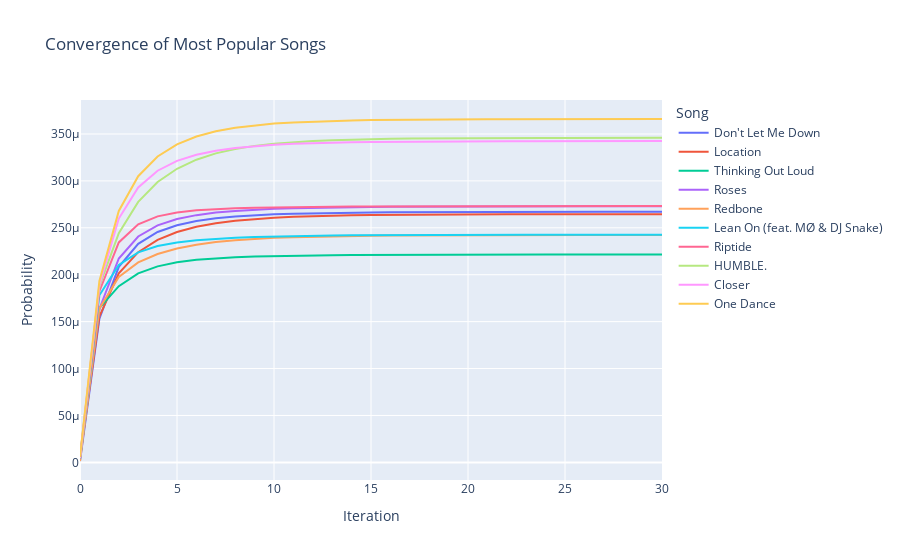

Write notebook code for a chart like this one.
### Code cell
n = 10

popularity = np.sum(transition_matrix, axis=0)
top_n_indices = np.argsort(popularity.A1)[-n:]

init = np.random.rand(1, num_songs)
init = init / np.sum(init)
probs = [init]
p = csr_matrix(init)

damping = True
if damping:
    damping_factor = 0.85
    random_jump_vector = csr_matrix(np.ones(num_songs)/num_songs)
    for i in tqdm(range(30)):
        p = damping_factor * np.dot(p, transition_matrix) + (1 - damping_factor) * random_jump_vector
        probs.append(p)
else:
    for i in tqdm(range(30)):
        p = np.dot(p, transition_matrix)
        probs.append(p)


plot_data = []
for i in top_n_indices:
    song_name = song_data_map[list(song_relationships)[i]]["song_name"]
    for step_num, step in enumerate(probs):
        plot_data.append({'Iteration': step_num, 'Probability': step[0, i], 'Song': song_name})

df = pd.DataFrame(plot_data)
fig = px.line(df, x='Iteration', y='Probability', color='Song', title='Convergence of Most Popular Songs')
fig.show()

### Figure 1 — Plotly figure (JSON) as saved in the notebook; plotly's stock layout.template omitted (floating-point values rounded to 4 significant figures)
{"data": [{"hovertemplate": "Song=Don't Let Me Down<br>Iteration=%{x}<br>Probability=%{y}<extra></extra>", "legendgroup": "Don't Let Me Down", "line": {"color": "#636efa", "dash": "solid"}, "marker": {"symbol": "circle"}, "mode": "lines", "name": "Don't Let Me Down", "orientation": "v", "showlegend": true, "type": "scatter", "x": [0, 1, 2, 3, 4, 5, 6, 7, 8, 9, 10, 11, 12, 13, 14, 15, 16, 17, 18, 19, 20, 21, 22, 23, 24, 25, 26, 27, 28, 29, 30], "xaxis": "x", "y": [1.48e-06, 0.0001532, 0.0002085, 0.000233, 0.0002456, 0.0002528, 0.0002572, 0.0002601, 0.0002621, 0.0002634, 0.0002644, 0.000265, 0.0002655, 0.0002659, 0.0002662, 0.0002664, 0.0002666, 0.0002667, 0.0002668, 0.0002668, 0.0002669, 0.0002669, 0.000267, 0.000267, 0.000267, 0.000267, 0.0002671, 0.0002671, 0.0002671, 0.0002671, 0.0002671], "yaxis": "y"}, {"hovertemplate": "Song=Location<br>Iteration=%{x}<br>Probability=%{y}<extra></extra>", "legendgroup": "Location", "line": {"color": "#EF553B", "dash": "solid"}, "marker": {"symbol": "circle"}, "mode": "lines", "name": "Location", "orientation": "v", "showlegend": true, "type": "scatter", "x": [0, 1, 2, 3, 4, 5, 6, 7, 8, 9, 10, 11, 12, 13, 14, 15, 16, 17, 18, 19, 20, 21, 22, 23, 24, 25, 26, 27, 28, 29, 30], "xaxis": "x", "y": [5.043e-06, 0.0001555, 0.0002016, 0.000224, 0.0002371, 0.0002455, 0.0002511, 0.0002549, 0.0002576, 0.0002595, 0.0002608, 0.0002618, 0.0002625, 0.000263, 0.0002634, 0.0002636, 0.0002638, 0.000264, 0.0002641, 0.0002642, 0.0002643, 0.0002643, 0.0002644, 0.0002644, 0.0002644, 0.0002644, 0.0002645, 0.0002645, 0.0002645, 0.0002645, 0.0002645], "yaxis": "y"}, {"hovertemplate": "Song=Thinking Out Loud<br>Iteration=%{x}<br>Probability=%{y}<extra></extra>", "legendgroup": "Thinking Out Loud", "line": {"color": "#00cc96", "dash": "solid"}, "marker": {"symbol": "circle"}, "mode": "lines", "name": "Thinking Out Loud", "orientation": "v", "showlegend": true, "type": "scatter", "x": [0, 1, 2, 3, 4, 5, 6, 7, 8, 9, 10, 11, 12, 13, 14, 15, 16, 17, 18, 19, 20, 21, 22, 23, 24, 25, 26, 27, 28, 29, 30], "xaxis": "x", "y": [3.372e-06, 0.0001644, 0.0001878, 0.0002015, 0.0002089, 0.0002132, 0.0002159, 0.0002176, 0.0002187, 0.0002195, 0.00022, 0.0002204, 0.0002207, 0.0002209, 0.000221, 0.0002212, 0.0002213, 0.0002213, 0.0002214, 0.0002214, 0.0002215, 0.0002215, 0.0002215, 0.0002215, 0.0002215, 0.0002216, 0.0002216, 0.0002216, 0.0002216, 0.0002216, 0.0002216], "yaxis": "y"}, {"hovertemplate": "Song=Roses<br>Iteration=%{x}<br>Probability=%{y}<extra></extra>", "legendgroup": "Roses", "line": {"color": "#ab63fa", "dash": "solid"}, "marker": {"symbol": "circle"}, "mode": "lines", "name": "Roses", "orientation": "v", "showlegend": true, "type": "scatter", "x": [0, 1, 2, 3, 4, 5, 6, 7, 8, 9, 10, 11, 12, 13, 14, 15, 16, 17, 18, 19, 20, 21, 22, 23, 24, 25, 26, 27, 28, 29, 30], "xaxis": "x", "y": [4.687e-06, 0.0001635, 0.0002173, 0.0002407, 0.0002526, 0.0002593, 0.0002635, 0.0002662, 0.000268, 0.0002693, 0.0002702, 0.0002709, 0.0002714, 0.0002717, 0.000272, 0.0002722, 0.0002724, 0.0002725, 0.0002726, 0.0002727, 0.0002727, 0.0002728, 0.0002728, 0.0002728, 0.0002728, 0.0002729, 0.0002729, 0.0002729, 0.0002729, 0.0002729, 0.0002729], "yaxis": "y"}, {"hovertemplate": "Song=Redbone<br>Iteration=%{x}<br>Probability=%{y}<extra></extra>", "legendgroup": "Redbone", "line": {"color": "#FFA15A", "dash": "solid"}, "marker": {"symbol": "circle"}, "mode": "lines", "name": "Redbone", "orientation": "v", "showlegend": true, "type": "scatter", "x": [0, 1, 2, 3, 4, 5, 6, 7, 8, 9, 10, 11, 12, 13, 14, 15, 16, 17, 18, 19, 20, 21, 22, 23, 24, 25, 26, 27, 28, 29, 30], "xaxis": "x", "y": [1.476e-06, 0.0001641, 0.0001977, 0.0002131, 0.0002221, 0.0002279, 0.000232, 0.0002348, 0.0002368, 0.0002382, 0.0002393, 0.00024, 0.0002406, 0.000241, 0.0002413, 0.0002415, 0.0002417, 0.0002418, 0.0002419, 0.000242, 0.0002421, 0.0002421, 0.0002421, 0.0002422, 0.0002422, 0.0002422, 0.0002422, 0.0002422, 0.0002422, 0.0002422, 0.0002423], "yaxis": "y"}, {"hovertemplate": "Song=Lean On (feat. MØ & DJ Snake)<br>Iteration=%{x}<br>Probability=%{y}<extra></extra>", "legendgroup": "Lean On (feat. MØ & DJ Snake)", "line": {"color": "#19d3f3", "dash": "solid"}, "marker": {"symbol": "circle"}, "mode": "lines", "name": "Lean On (feat. MØ & DJ Snake)", "orientation": "v", "showlegend": true, "type": "scatter", "x": [0, 1, 2, 3, 4, 5, 6, 7, 8, 9, 10, 11, 12, 13, 14, 15, 16, 17, 18, 19, 20, 21, 22, 23, 24, 25, 26, 27, 28, 29, 30], "xaxis": "x", "y": [4.309e-06, 0.0001781, 0.0002104, 0.0002238, 0.0002305, 0.0002344, 0.0002368, 0.0002383, 0.0002394, 0.0002402, 0.0002408, 0.0002412, 0.0002415, 0.0002418, 0.000242, 0.0002421, 0.0002422, 0.0002423, 0.0002424, 0.0002424, 0.0002424, 0.0002425, 0.0002425, 0.0002425, 0.0002425, 0.0002425, 0.0002426, 0.0002426, 0.0002426, 0.0002426, 0.0002426], "yaxis": "y"}, {"hovertemplate": "Song=Riptide<br>Iteration=%{x}<br>Probability=%{y}<extra></extra>", "legendgroup": "Riptide", "line": {"color": "#FF6692", "dash": "solid"}, "marker": {"symbol": "circle"}, "mode": "lines", "name": "Riptide", "orientation": "v", "showlegend": true, "type": "scatter", "x": [0, 1, 2, 3, 4, 5, 6, 7, 8, 9, 10, 11, 12, 13, 14, 15, 16, 17, 18, 19, 20, 21, 22, 23, 24, 25, 26, 27, 28, 29, 30], "xaxis": "x", "y": [4.824e-06, 0.0001824, 0.0002344, 0.0002537, 0.0002622, 0.0002663, 0.0002686, 0.0002699, 0.0002708, 0.0002714, 0.0002718, 0.0002721, 0.0002724, 0.0002725, 0.0002727, 0.0002728, 0.0002729, 0.000273, 0.000273, 0.0002731, 0.0002731, 0.0002731, 0.0002732, 0.0002732, 0.0002732, 0.0002732, 0.0002732, 0.0002732, 0.0002732, 0.0002732, 0.0002733], "yaxis": "y"}, {"hovertemplate": "Song=HUMBLE.<br>Iteration=%{x}<br>Probability=%{y}<extra></extra>", "legendgroup": "HUMBLE.", "line": {"color": "#B6E880", "dash": "solid"}, "marker": {"symbol": "circle"}, "mode": "lines", "name": "HUMBLE.", "orientation": "v", "showlegend": true, "type": "scatter", "x": [0, 1, 2, 3, 4, 5, 6, 7, 8, 9, 10, 11, 12, 13, 14, 15, 16, 17, 18, 19, 20, 21, 22, 23, 24, 25, 26, 27, 28, 29, 30], "xaxis": "x", "y": [5.818e-06, 0.0001879, 0.0002442, 0.0002776, 0.0002988, 0.0003129, 0.0003226, 0.0003293, 0.000334, 0.0003373, 0.0003397, 0.0003413, 0.0003425, 0.0003434, 0.000344, 0.0003445, 0.0003448, 0.0003451, 0.0003453, 0.0003454, 0.0003455, 0.0003456, 0.0003457, 0.0003457, 0.0003458, 0.0003458, 0.0003458, 0.0003458, 0.0003458, 0.0003459, 0.0003459], "yaxis": "y"}, {"hovertemplate": "Song=Closer<br>Iteration=%{x}<br>Probability=%{y}<extra></extra>", "legendgroup": "Closer", "line": {"color": "#FF97FF", "dash": "solid"}, "marker": {"symbol": "circle"}, "mode": "lines", "name": "Closer", "orientation": "v", "showlegend": true, "type": "scatter", "x": [0, 1, 2, 3, 4, 5, 6, 7, 8, 9, 10, 11, 12, 13, 14, 15, 16, 17, 18, 19, 20, 21, 22, 23, 24, 25, 26, 27, 28, 29, 30], "xaxis": "x", "y": [4.562e-06, 0.0001891, 0.0002599, 0.000293, 0.0003108, 0.0003214, 0.0003279, 0.0003322, 0.0003351, 0.0003371, 0.0003385, 0.0003395, 0.0003403, 0.0003408, 0.0003412, 0.0003415, 0.0003417, 0.0003419, 0.000342, 0.0003421, 0.0003422, 0.0003422, 0.0003423, 0.0003423, 0.0003424, 0.0003424, 0.0003424, 0.0003424, 0.0003424, 0.0003424, 0.0003424], "yaxis": "y"}, {"hovertemplate": "Song=One Dance<br>Iteration=%{x}<br>Probability=%{y}<extra></extra>", "legendgroup": "One Dance", "line": {"color": "#FECB52", "dash": "solid"}, "marker": {"symbol": "circle"}, "mode": "lines", "name": "One Dance", "orientation": "v", "showlegend": true, "type": "scatter", "x": [0, 1, 2, 3, 4, 5, 6, 7, 8, 9, 10, 11, 12, 13, 14, 15, 16, 17, 18, 19, 20, 21, 22, 23, 24, 25, 26, 27, 28, 29, 30], "xaxis": "x", "y": [5.752e-06, 0.0001934, 0.000268, 0.000305, 0.000326, 0.0003389, 0.0003473, 0.0003528, 0.0003566, 0.0003592, 0.000361, 0.0003624, 0.0003633, 0.000364, 0.0003645, 0.0003648, 0.0003651, 0.0003653, 0.0003655, 0.0003656, 0.0003657, 0.0003658, 0.0003658, 0.0003658, 0.0003659, 0.0003659, 0.0003659, 0.0003659, 0.000366, 0.000366, 0.000366], "yaxis": "y"}], "layout": {"legend": {"title": {"text": "Song"}, "tracegroupgap": 0}, "title": {"text": "Convergence of Most Popular Songs"}, "xaxis": {"anchor": "y", "domain": [0, 1], "title": {"text": "Iteration"}}, "yaxis": {"anchor": "x", "domain": [0, 1], "title": {"text": "Probability"}}}}
